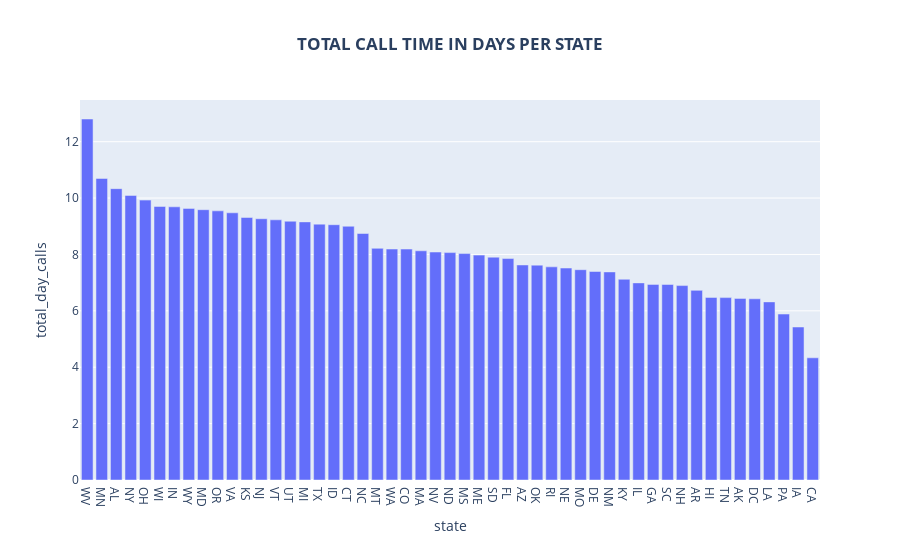

Notebook code for this chart:
### Code cell
fig = px.bar(state_calls_in_days,
    x = 'state',
    y = 'total_day_calls',
    title = "TOTAL CALL DAYS PER STATE"
)
fig.update_layout(
    title = dict(text = "<b>TOTAL CALL TIME IN DAYS PER STATE</b>", x = 0.5, xanchor = 'center')
)
fig.show()

### Figure 1 — Plotly figure (JSON) as saved in the notebook; plotly's stock layout.template omitted (floating-point values rounded to 4 significant figures)
{"data": [{"alignmentgroup": "True", "hovertemplate": "state=%{x}<br>total_day_calls=%{y}<extra></extra>", "legendgroup": "", "marker": {"color": "#636efa"}, "name": "", "offsetgroup": "", "orientation": "v", "showlegend": false, "textposition": "auto", "type": "bar", "x": ["WV", "MN", "AL", "NY", "OH", "WI", "IN", "WY", "MD", "OR", "VA", "KS", "NJ", "VT", "UT", "MI", "TX", "ID", "CT", "NC", "MT", "WA", "CO", "MA", "NV", "ND", "MS", "ME", "SD", "FL", "AZ", "OK", "RI", "NE", "MO", "DE", "NM", "KY", "IL", "GA", "SC", "NH", "AR", "HI", "TN", "AK", "DC", "LA", "PA", "IA", "CA"], "xaxis": "x", "y": [12.8, 10.7, 10.33, 10.09, 9.927, 9.703, 9.69, 9.634, 9.588, 9.547, 9.478, 9.312, 9.266, 9.228, 9.178, 9.155, 9.076, 9.055, 9.0, 8.743, 8.217, 8.192, 8.191, 8.13, 8.086, 8.066, 8.032, 7.977, 7.904, 7.855, 7.627, 7.621, 7.56, 7.518, 7.46, 7.396, 7.381, 7.119, 6.992, 6.938, 6.935, 6.896, 6.727, 6.476, 6.469, 6.442, 6.427, 6.318, 5.887, 5.427, 4.334], "yaxis": "y"}], "layout": {"barmode": "relative", "legend": {"tracegroupgap": 0}, "title": {"text": "<b>TOTAL CALL TIME IN DAYS PER STATE</b>", "x": 0.5, "xanchor": "center"}, "xaxis": {"anchor": "y", "domain": [0, 1], "title": {"text": "state"}}, "yaxis": {"anchor": "x", "domain": [0, 1], "title": {"text": "total_day_calls"}}}}
